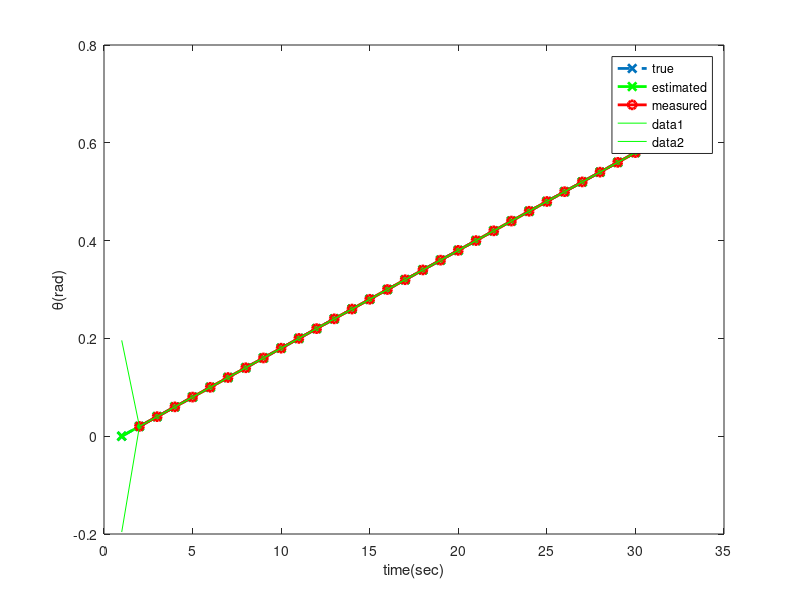
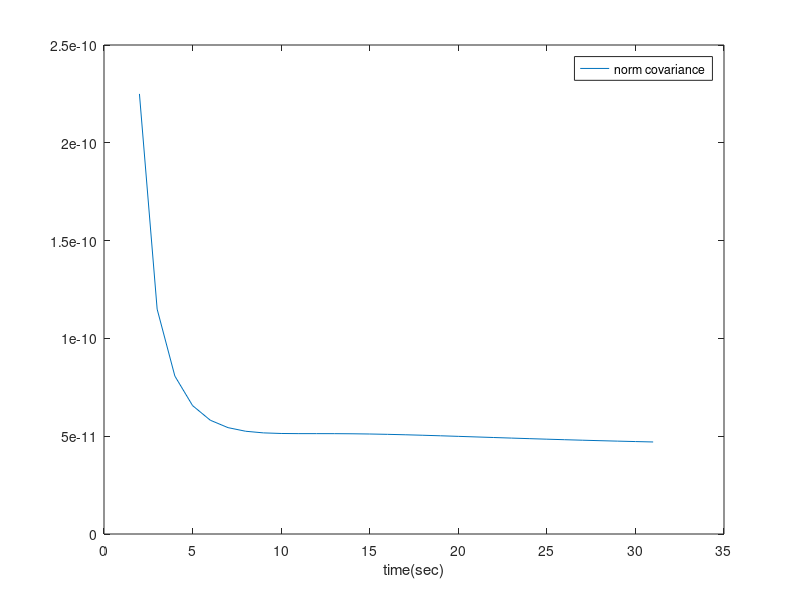
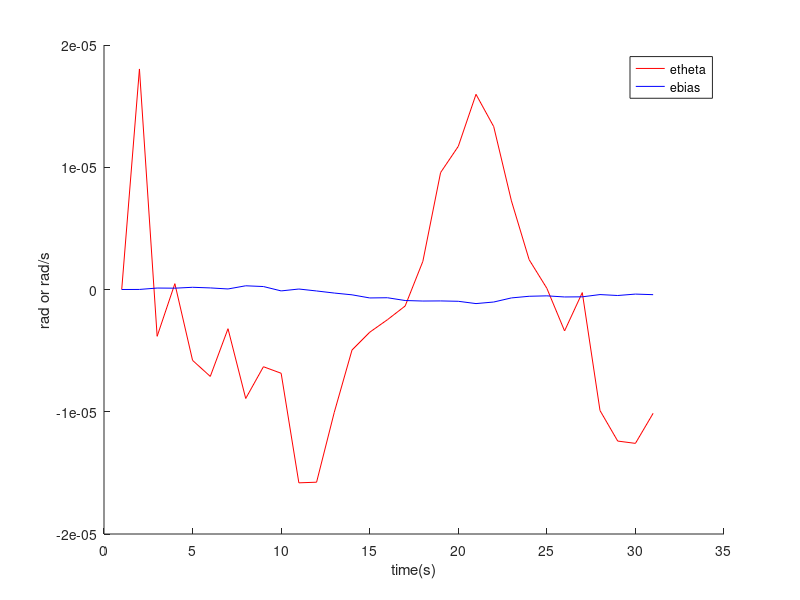

Recreate these plots in MATLAB, in order.
function f = int_test
% Kalman filtering of the double integrator with position measurements

% timing
dt = 1;   % time-step
N = 30;   % total time-steps
T = N*dt;  % final time

% noise terms
S.qu = (3e-9)^2;    % external disturbance variance thetadot
S.qv = (3e-6)^2;    % external disturbance variance bias
S.qn = (1.5e-5)^2;    % measurement noise variance

% PHI matrix 
S.Phi = [1 -dt;
       0 1];

% G matrix
S.G = [dt; 
       0];

% Q matrix
S.Q = [S.qv*dt + S.qu*(dt^3/3), -S.qu*(dt^2/2);
           -S.qu*(dt^2/2), S.qu*dt];

% R matrix
S.R = S.qn;

% H matrix
S.H = [1, 0];

% initial estimate of mean and covariance
x = [0; 1.7e-7];
P = diag([1e-2; 1e-12]);
thetadot = 0.02; % given trajectory for true state theta 

xts = zeros(2, N+1); % true states
xs = zeros(2, N+1);  % estimated states
Ps = zeros(2, 2, N+1); % estimated covariances
nm = zeros(N+1,1);

zs = zeros(1, N);  % estimated state

pms = zeros(1, N); % measured position

xts(:,1) = x;
xs(:,1) = x;
Ps(:,:,1) = P;
nm(1) = norm(P);

for k=1:N
  xts(:,k+1) = xts(:,k) + [thetadot*dt;sqrt(S.qu)*randn];
  
  %generate u based on true state
  u = thetadot + xts(2,k+1) + sqrt(S.qv)*randn;

  [x,P] = kf_predict(x,P,u,S);  % prediction
  
  z = xts(1,k+1) + sqrt(S.qn)*randn;   % generate random measurement 
  
  [x,P] = kf_correct(x,P,z,S);  % correction
  
  % record result
  xs(:,k+1) = x;
  Ps(:,:,k+1) = P;
  zs(:,k) = z;
  nm(k+1) = norm(P);
end

plot(xts(1,:), 'x--', 'LineWidth',2)
hold on
plot(xs(1,:), 'gx-', 'LineWidth',2)
plot(dt*(2:N+1),zs(1,:), 'ro-', 'LineWidth',2)

xlabel('time(sec)');
ylabel('\theta(rad)');
legend('true', 'estimated','measured')

% 95% confidence intervals of the estimated position
plot(xs(1,:) + 1.96*reshape(sqrt(Ps(1,1,:)),N+1,1)', '-g')
plot(xs(1,:) - 1.96*reshape(sqrt(Ps(1,1,:)),N+1,1)', '-g')

figure;
plot(dt*(2:N+1),nm(2:N+1),'-');
legend('norm covariance');
xlabel('time(sec)');

figure, hold on;
error = xs - xts;
plot(dt*(1:N+1), error(1,:),'r');
plot(dt*(1:N+1), error(2,:),'b');
ylabel('rad or rad/s');
xlabel('time(s)');
legend('etheta','ebias');

function [x,P] = kf_predict(x, P, u, S)

x = S.Phi*x + S.G*u;
P = S.Phi*P*S.Phi' + S.Q;

function [x,P] = kf_correct(x, P, z, S)

K = P*S.H'*inv(S.H*P*S.H' + S.R);
P = (eye(length(x)) - K*S.H)*P;
x = x + K*(z - S.H*x);
